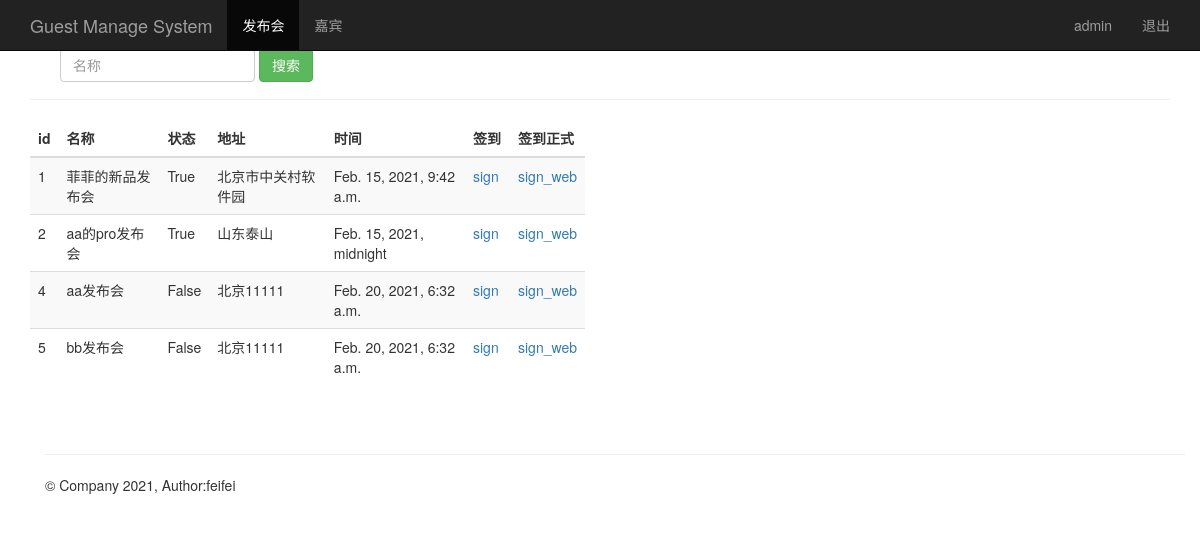
The page /event_manage/ (signed in) on the database its author committed.
### loginApp/models.py (models this page shows, shortened)
class Event(models.Model):
    name = models.CharField(max_length=100)  #发布会标题
    limit = models.IntegerField() #参加人数
    status = models.BooleanField()  #状态，表示该发布会是否启用
    address = models.CharField(max_length=200)  #发布会地址
    start_time = models.DateTimeField('events time')  #发布会开始时间
    create_time = models.DateTimeField(auto_now=True)  #创建时间，自动获取当前时间
    '''
    python 如何将对象以str的方式显示出来
    '''

### loginApp/views.py (the view)
# urls.py: url(r'^event_manage/', views.event_manage),
@login_required
def event_manage(request):
    event_list = Event.objects.all()
    username = request.session.get('user','')
    return render(request,'event_manage.html',{'user':username,'events':event_list})

### loginApp/templates/event_manage.html
{% extends "base.html" %}
{% block content %}
    <nav class="navbar navbar-inverse navbar-fixed-top">
      <div class="container">
        <div class="navbar-header">
          <a class="navbar-brand" href="/event_manage/">Guest Manage System</a>
        </div>
        <div id="navbar" class="collapse navbar-collapse">
          <ul class="nav navbar-nav">
            <li class="active"><a href="#">发布会</a></li>
            <li><a href="/guest_manage/">嘉宾</a></li>
          </ul>
          <ul class="nav navbar-nav navbar-right">
           <li><a href="#">{{user}}</a></li>
           <li><a href="/logout/">退出</a></li>
         </ul>
        </div>
      </div>
    </nav>
    <div class="container theme-showcase" role="main">
      <div class="page-header">
        <div id="navbar" class="navbar-collapse collapse">
          <form class="navbar-form" method="get" action="/search_name/">
            <div class="form-group">
              <input name="name" type="text" placeholder="名称" class="form-control">
            </div>
            <button type="submit" class="btn btn-success">搜索</button>
          </form>
        </div>
      </div>
      <div class="row">
        <div class="col-md-6">
          <table class="table table-striped">
            <thead>
              <tr>
                <th>id</th>
                <th>名称</th>
                <th>状态</th>
                <th>地址</th>
                <th>时间</th>
                <th style="width: 45px;">签到</th>
                <th>签到正式</th>
              </tr>
            </thead>
            <tbody>
              {% for event in events %}
                <tr>
                  <td>{{ event.id }}</td>
                  <td>{{ event.name }}</td>
                  <td>{{ event.status }}</td>
                  <td>{{ event.address }}</td>
                  <td>{{ event.start_time }}</td>
                  <td><a href="/sign_index/{{ event.id }}/"  target="{{ event.id }}_blank">sign</a></td>
                  <td><a href="/sign_index2/{{ event.id }}/"  target="{{ event.id }}_blank">sign_web</a></td>
                </tr>
             {% endfor %}
            </tbody>
          </table>
        </div>
      </div>
{% endblock %}

### rows shown on the page
Event: id "1", name "菲菲的新品发布会", status "True", address "北京市中关村软件园", start_time "Feb. 15, 2021, 9:42 a.m."
Event: id "2", name "aa的pro发布会", status "True", address "山东泰山", start_time "Feb. 15, 2021, midnight"
Event: id "4", name "aa发布会", status "False", address "北京11111", start_time "Feb. 20, 2021, 6:32 a.m."
Event: id "5", name "bb发布会", status "False", address "北京11111", start_time "Feb. 20, 2021, 6:32 a.m."

### other values the page prints
{{ user }} "admin"
